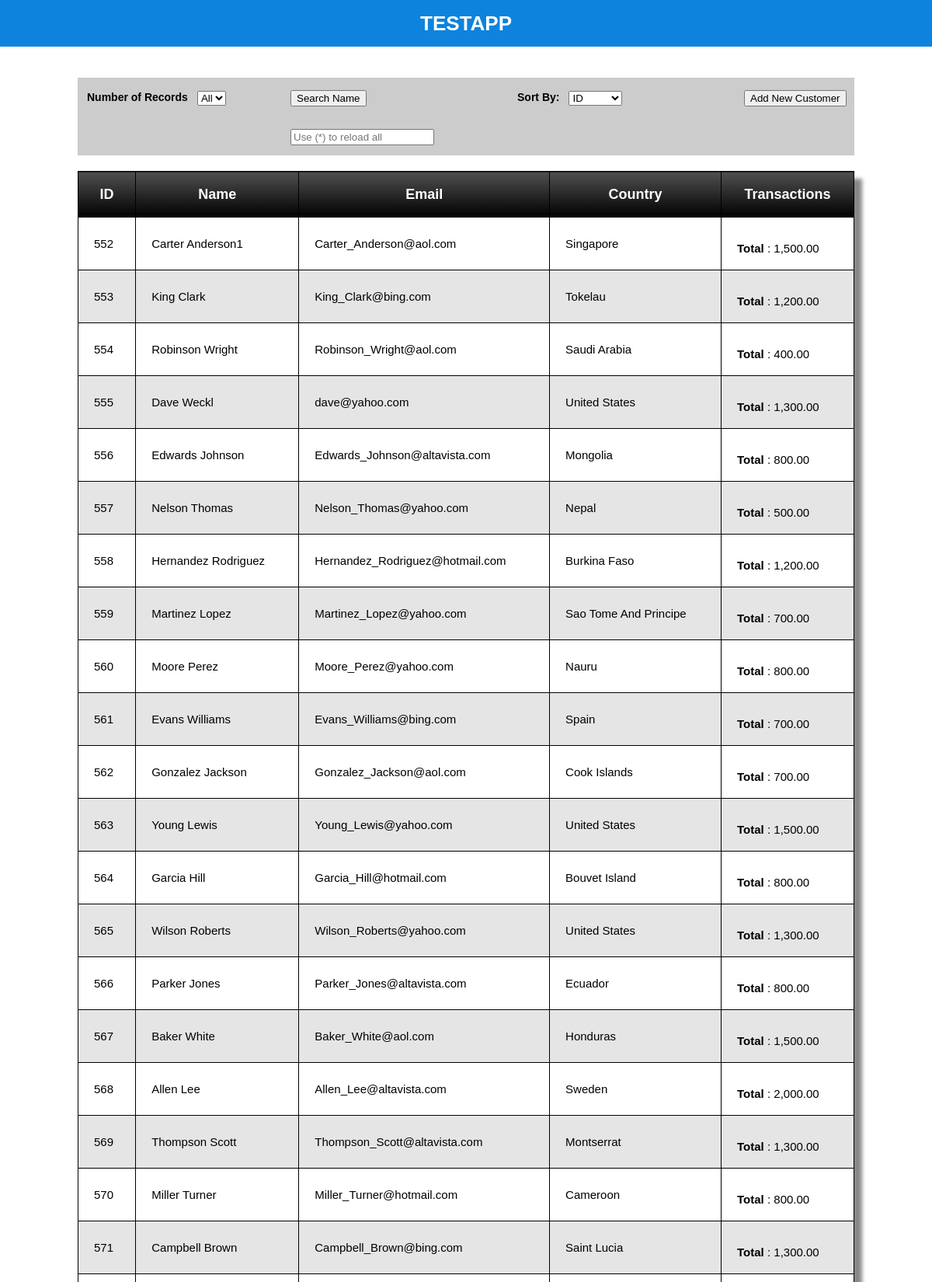
The page / (upper part) on the database its author committed.
### tables this page shows
CREATE TABLE `customers` (
  `customer_id` int(20) NOT NULL AUTO_INCREMENT,
  `customer_name` varchar(255) NOT NULL,
  `customer_email` varchar(255) NOT NULL,
  `customer_country` varchar(255) NOT NULL,
  PRIMARY KEY (`customer_id`),
  KEY `customer_name` (`customer_name`),
  KEY `customer_country` (`customer_country`),
  KEY `customer_email` (`customer_email`)
);

### objects/object_utilities.php (called while the page is built, shortened)
<?php
class utility{
    public static function get_base(){
        if(isset($_SERVER['HTTPS'])){
            $protocol = ($_SERVER['HTTPS'] && $_SERVER['HTTPS'] != "off") ? "https" : "http";
        }
        else{
            $protocol = 'http';
        }
        $host = $protocol . "://" . $_SERVER['HTTP_HOST'] ;
        $url = strtok($_SERVER["REQUEST_URI"],'?');
        $url = trim($url,"/");
        if(strpos($url,"/") > -1){
            $u = array("");
            $u = explode("/",$url);
            $base = $host ."/". $u[0];
        } else {
            $base = $host ."/". $url;
        }
        return $base;
    }
}
?>

### objects/object_db.php (called while the page is built, shortened)
<?php
class db{
    protected static $host = "localhost";
    protected static $user = "test";
    protected static $pass = "test";
    protected static $db = "testapp";
    public static function connect() {
       $connection = new mysqli( self::$host, self::$user, self::$pass, self::$db );
       return $connection;
    }
     public static function execute_query( $q = NULL, $return = false ){
        $connection = self::connect();
        $query = mysqli_prepare($connection,$q["stmt"]);
        if(mysqli_stmt_execute($query)){
            if($return === false){
                mysqli_close($connection);
                return true;
            }
            else{
                $result = array();
                $meta = $query->result_metadata();
                while ($field = $meta->fetch_field()) {
                                $params[] = &$row[$field->name];
                }
                call_user_func_array(array($query, 'bind_result'), $params);
                while ($query->fetch()) {
                                $temp = array();
                                foreach($row as $key => $val) {
                                                $temp[$key] = $val;
                                }
                                $result[] = $temp;
                }
                return $result;
            }
        } else {
            mysqli_close($connection);
            return false;
        }
    }
}
?>

### objects/object_country.php (called while the page is built, shortened)
<?php
class country{
	public static function get_country($iso_code = NULL)
	{
                if(!is_null($iso_code)){
                    return $countries[$iso_code];
                } else {
                    return $countries;
                }
	}
}
?>

### views/main_table.php (the view, shortened to what this page needs)
<?php
$cust = $data["customers"];
if(!empty($cust)){
    echo "<table id='main_table'>
             <tr>
                <td>ID</td>
                <td>Name</td>
                <td>Email</td>
                <td>Country</td>
                <td>Transactions</td>
            </tr>" . PHP_EOL;
    foreach($cust as $val){
            echo "<tr>
                     <td class='c_id'>".$val["customer_id"]."</td>
                     <td><span class='c_name'>"
                          .$val["customer_name"].
                         "</span><br>
                         <div class='actions'>
                             <a href='javascript:;' class='transactions'>View</a>&nbsp;
                             <a href='javascript:;' class='edit'>Edit</a>&nbsp;
                             <a class='delete' href='javascript:;'>Delete</a>
                         </div>
                     </td>
                     <td class='c_email'>".$val["customer_email"]."</td>
                     <td><input type='hidden' class='c_country' value='".$val["customer_country"]."'>".country::get_country($val["customer_country"])."</td>
                     <td>
                        <p style='padding-top:12px;'><b>Total</b> : ".number_format($val["total"], 2, '.', ',')."</p>
                     </td>
                 </tr>";
    }
    echo  "</table>";
}
?>

### index.php (shortened to what this page needs)
<?php
if(preg_match('/(?i)msie [1-7]/',$_SERVER['HTTP_USER_AGENT'])){
    echo "<h3 style='color:white; font-family:arial; float:left; margin:20px'>Sorry for the inconvinience but it is highly recommended to use IE 8 and up for viewing this site.<br>Your current browser does not support the latest standards in IE.<br>Please upgrade your IE or use this suggested browsers:<br>Firefox, Chrome, Opera, and Safari.<br>Thank You and God Bless.<br><br> - Anwar ( website owner and creator )</h3>";
} else {
    display_screen::start();
}
?>

### controller/control_viewer.php (shortened to what this page needs)
<?php
class display_screen{
    protected static $clean_url = array( "add_customer",
                                         "delete_customer",
                                         "update_customer",
                                         "paginate",
                                         "search_customer",
                                         "view_transactions",
                                         "sort_by",
                                         "send_email");
    public static function start(){
        if($type = self::check_url()){
            self::$type();
        } else {
            self::display_main();
        }
    }
    protected static function check_url(){
        $file_loc = utility::get_base();
        if(isset($_GET["url"]) && !empty($_GET["url"]) ){
            $url = trim($_GET["url"]);
            if(strpos($url,"/") > -1){
               header("Location:$file_loc");
               exit();
            } else {
                if(in_array($url,self::$clean_url) && (!empty($_POST["args"]))){
                    return $url;
                } else {
                    header("Location:$file_loc");
                    exit();
                }
            }
        } else {
            return false;
        }
    }
    protected static function display_main(){
        $query = array('stmt' => "SELECT cust.*, SUM(p.transactions_amount) as total
                                  FROM customers cust
                                  LEFT JOIN transactions p
                                  ON p.transactions_customer_id = cust.customer_id
                                  GROUP BY p.transactions_customer_id",
                       'bind' => '',
                       'fields' => '');
        $data["customers"] = db::execute_query($query,true);
        self::add_screen("main_screen",$data);
    }
    protected static function add_screen($screen_name = NULL, $data){
        require_once $screen_name . ".php";
    }
}
?>

### views/header.php (shortened to what this page needs)
<!DOCTYPE html>
<html>
    <head>
        <link rel="stylesheet" type="text/css" href="styles/rst.css" media="screen" />
        <link rel="stylesheet" type="text/css" href="styles/large.css" media="screen and (min-width:1010px)" />
        <link rel="stylesheet" type="text/css" href="styles/medium.css" media="screen and (min-width:820px) and (max-width:1009px)" />
        <link rel="stylesheet" type="text/css" href="styles/mobile.css" media="screen and (max-width:819px)" />
    </head>
    <body>
    <div id="header">
        TESTAPP
    </div>

### views/main_screen.php (shortened to what this page needs)
<?php
require_once 'header.php';
?>
<div id="container">
    <div id="filter">
        <div class="filter_inner">
            <h1>
                Number of Records
            </h1>
            <p>
                <select id="show_rec">
                    <option value="all">All</option>
                </select>
            </p>
        </div>
        <div class="filter_inner">
            <h1>
                <input id="search_btn" type="button" value="Search Name">
            </h1>
            <p>
                <input type="text" id="search" class="input" placeholder='Use (*) to reload all'>
            </p>
        </div>
        <div class="filter_inner">
            <h1>
                Sort By:
            </h1>
            <p>
                <select id="sort_by">
                    <option value="customer_id">ID</option>
                </select>
            </p>
        </div>
        <div class="filter_inner">
            <h1>
                <input id="add_btn" type="button" value="Add New Customer">
            </h1>
        </div>
    </div>
<div id="main_content">
<?php require_once 'main_table.php' ?>
</div>
</div>
<?php
require_once 'footer.php';
?>

### styles/rst.css (style rules this page uses)
html, body, div, span, object, iframe, h1, h2, h3, h4, h5, h6, p, blockquote, pre, abbr, address, cite, code, del, dfn, em, img, ins, kbd, q, samp, small, strong, sub, sup, var, b, i, dl, dt, dd, ol, ul, li, fieldset, form, label, legend, table, caption, tbody, tfoot, thead, tr, th, td, article, aside, canvas, details, figcaption, figure, footer, header, hgroup, menu, nav, section, summary, time, mark, audio, video { margin:0; padding:0; border:0; outline:0; font-size:100%; vertical-align:baseline; background:transparent; }
body { line-height:1; }
table { border-collapse:collapse; border-spacing:0; }
input, select { vertical-align:middle; }
#container { width:1010px; margin:20px auto; }
#header { width:100%; height:60px; background:#0D83DD; text-align: center; line-height:60px; font-size:26px; color:#FFF; font-weight:bold; font-family:arial; }
#filter { width:100%; float:left; margin:20px 0px; min-height:50px; clear:both; background:#CCC; line-height:50px; font-size:14px; font-family:arial; }
#main_table { float:left; width:100%; }
#main_table { margin:0px;padding:0px; width:100%; box-shadow: 10px 10px 5px #888888; border:1px solid #000000; -moz-border-radius-bottomleft:0px; -webkit-border-bottom-left-radius:0px; border-bottom-left-radius:0px; -moz-border-radius-bottomright:0px; -webkit-border-bottom-right-radius:0px; border-bottom-right-radius:0px; -moz-border-radius-topright:0px; -webkit-border-top-right-radius:0px; border-top-right-radius:0px; -moz-border-radius-topleft:0px; -webkit-border-top-left-radius:0px; border-top-left-radius:0px; }
#main_table tr:nth-child(odd) { background-color:#e5e5e5; }
#main_table tr:nth-child(even) { background-color:#ffffff; }
#main_table td { vertical-align:middle; border:1px solid #000000; border-width:0px 1px 1px 0px; text-align:left; padding:20px; font-size:15px; font-family:Arial; font-weight:normal; color:#000000; }
#main_table tr td:last-child { border-width:0px 0px 1px 0px; }
#main_table tr:first-child td { background:-o-linear-gradient(bottom, #4c4c4c 5%, #000000 100%); background:-webkit-gradient( linear, left top, left bottom, color-stop(0.05, #4c4c4c), color-stop(1, #000000) ); background:-moz-linear-gradient( center top, #4c4c4c 5%, #000000 100% ); filter:progid:DXImageTransform.Microsoft.gradient(startColorstr="#4c4c4c", endColorstr="#000000"); background: -o-linear-gradient(top,#4c4c4c,000000); background-color:#4c4c4c; border:0px solid #000000; text-align:center; border-width:0px 0px 1px 1px; font-size:18px; font-family:Arial; font-weight:bold; color:#ffffff; }
#main_table tr:first-child td:first-child { border-width:0px 0px 1px 0px; }
#main_table tr:first-child td:last-child { border-width:0px 0px 1px 1px; }
.filter_inner { float:left; width:25%; margin-left:12px; }
.filter_inner:nth-child(2), .filter_inner+.filter_inner { width:28%; margin-left:12px; }
.filter_inner+.filter_inner+.filter_inner+.filter_inner, .filter_inner:nth-child(4) { float:left; width:10%; margin-left:12px; }
.filter_inner h1, .filter_inner p { float:left; }
.filter_inner h1 { font-size:14px; margin-right:12px; }
#main_table td { position:relative; }
#main_content { float: left; width: 100%; min-height: 100px; position:relative; margin-bottom:50px; }

### styles/large.css (style rules this page uses)
#container { width:1000px; margin:20px auto; }

### styles/medium.css (style rules this page uses)
#container { width:100%; margin:20px auto; }
.filter_inner { float:left !important; width:100% !important; margin-left:12px; clear:both; }
.filter_inner h1, .filter_inner p { float:left; width:40%; }
.filter_inner h1 { text-align:right; }
.filter_inner select { width:200px; }
.filter_inner .input { width:195px; }
.filter_inner h1 { font-size:14px; margin-right:12px; }

### styles/mobile.css (style rules this page uses)
#container { width:100%; margin:20px auto; }
.filter_inner { float:left !important; width:100% !important; margin-left:12px; clear:both; }
.filter_inner h1, .filter_inner p { float:left; width:40%; }
.filter_inner h1 { text-align:right; }
.filter_inner select { width:200px; }
.filter_inner .input { width:195px; }
.filter_inner h1 { font-size:14px; margin-right:12px; }

### rows shown on the page
customers: customer_id "552", customer_name "Carter Anderson1", customer_email "Carter_Anderson@aol.com", customer_country "Singapore", total "1,500.00"
customers: customer_id "553", customer_name "King Clark", customer_email "King_Clark@bing.com", customer_country "Tokelau", total "1,200.00"
customers: customer_id "554", customer_name "Robinson Wright", customer_email "Robinson_Wright@aol.com", customer_country "Saudi Arabia", total "400.00"
customers: customer_id "555", customer_name "Dave Weckl", customer_email "dave@yahoo.com", customer_country "United States", total "1,300.00"
customers: customer_id "556", customer_name "Edwards Johnson", customer_email "Edwards_Johnson@altavista.com", customer_country "Mongolia", total "800.00"
customers: customer_id "557", customer_name "Nelson Thomas", customer_email "Nelson_Thomas@yahoo.com", customer_country "Nepal", total "500.00"
customers: customer_id "558", customer_name "Hernandez Rodriguez", customer_email "Hernandez_Rodriguez@hotmail.com", customer_country "Burkina Faso", total "1,200.00"
customers: customer_id "559", customer_name "Martinez Lopez", customer_email "Martinez_Lopez@yahoo.com", customer_country "Sao Tome And Principe", total "700.00"
customers: customer_id "560", customer_name "Moore Perez", customer_email "Moore_Perez@yahoo.com", customer_country "Nauru", total "800.00"
customers: customer_id "561", customer_name "Evans Williams", customer_email "Evans_Williams@bing.com", customer_country "Spain", total "700.00"
customers: customer_id "562", customer_name "Gonzalez Jackson", customer_email "Gonzalez_Jackson@aol.com", customer_country "Cook Islands", total "700.00"
customers: customer_id "563", customer_name "Young Lewis", customer_email "Young_Lewis@yahoo.com", customer_country "United States", total "1,500.00"
customers: customer_id "564", customer_name "Garcia Hill", customer_email "Garcia_Hill@hotmail.com", customer_country "Bouvet Island", total "800.00"
customers: customer_id "565", customer_name "Wilson Roberts", customer_email "Wilson_Roberts@yahoo.com", customer_country "United States", total "1,300.00"
customers: customer_id "566", customer_name "Parker Jones", customer_email "Parker_Jones@altavista.com", customer_country "Ecuador", total "800.00"
customers: customer_id "567", customer_name "Baker White", customer_email "Baker_White@aol.com", customer_country "Honduras", total "1,500.00"
customers: customer_id "568", customer_name "Allen Lee", customer_email "Allen_Lee@altavista.com", customer_country "Sweden", total "2,000.00"
customers: customer_id "569", customer_name "Thompson Scott", customer_email "Thompson_Scott@altavista.com", customer_country "Montserrat", total "1,300.00"
customers: customer_id "570", customer_name "Miller Turner", customer_email "Miller_Turner@hotmail.com", customer_country "Cameroon", total "800.00"
customers: customer_id "571", customer_name "Campbell Brown", customer_email "Campbell_Brown@bing.com", customer_country "Saint Lucia", total "1,300.00"
